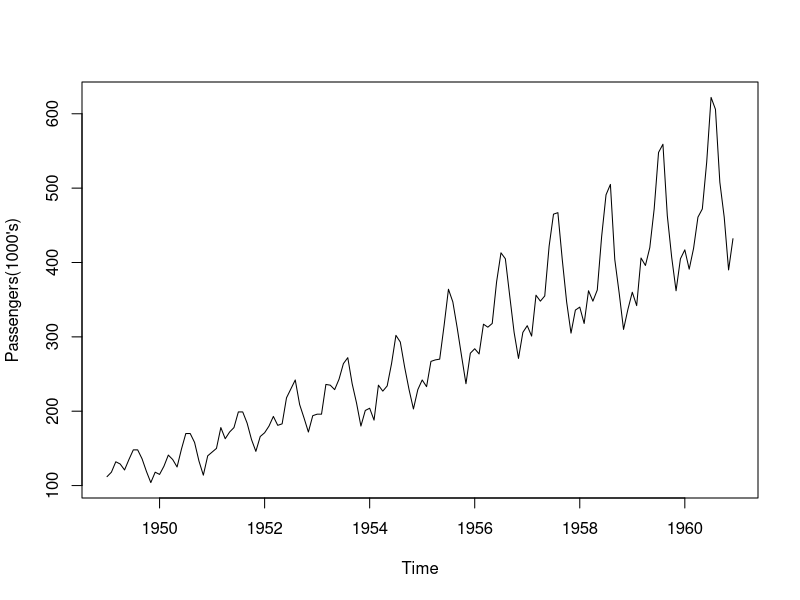
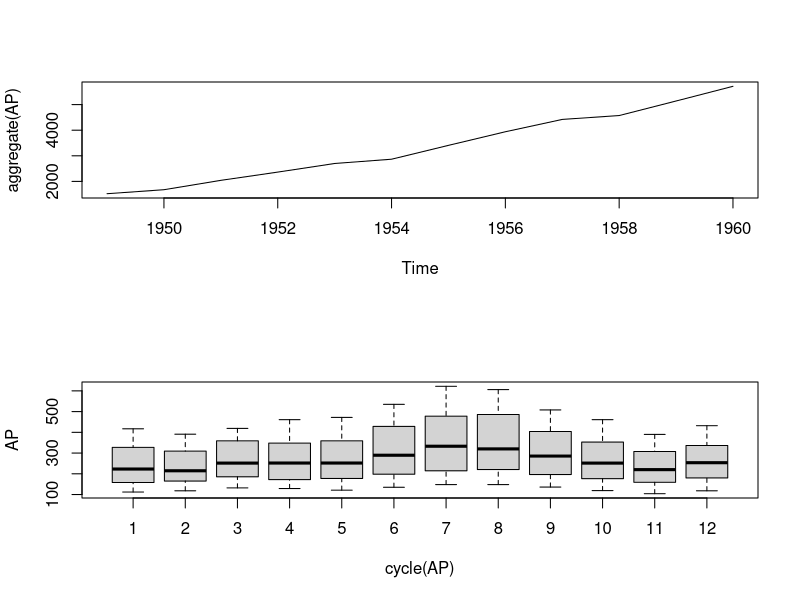

The R script that drew these images, in order: (Note: this script raises an error after producing the figures.)
## ---- chunk 1
knitr::opts_chunk$set(echo = TRUE)
## ---- chunk 2
#Example 1: US air passenger
data("AirPassengers")
AP = AirPassengers
AP
## ---- chunk 3
class(AP)
start(AP)
end(AP)
frequency(AP)
summary(AP)
## ---- chunk 4
#plot the data
plot(AP,ylab = "Passengers(1000's)")
## ---- chunk 5
layout(1:2)
plot(aggregate(AP))
boxplot(AP~cycle(AP))
## ---- chunk 6
#example 2: unemployment: Maine
Maine
class(Maine)
Maine.months.ts = ts(Maine,start = c(1996,1),frequency = 12)
Maine.months.ts
class(Maine.months.ts)
Maine.annual.ts = aggregate(Maine.months.ts)/12
layout(1:2)
plot(Maine.months.ts, ylab= "unemployed(%)")
plot(Maine.annual.ts, ylab="unemployed(%)")
## ---- chunk 7
#extract the time series
Maine.Feb = window(Maine.months.ts,start = c(1996,2),freq = TRUE)
Maine.Aug = window(Maine.months.ts, start = c(1996,8),freq = TRUE)
Feb.ratio = mean(Maine.Feb)/mean(Maine.months.ts)
Aug.ratio = mean(Maine.Aug)/mean(Maine.months.ts)
Feb.ratio
Aug.ratio
## ---- chunk 8
# Example 3: Electricity, beer and chocolate data
View(cbe)
cbe[1:4,]
class(cbe)
## ---- chunk 9
#create a time series object
Elec.ts = ts(cbe[,3],start = 1958,frequency = 12)
Beer.ts = ts(cbe[,2], start =1958, frequency = 12)
Choc.ts = ts(cbe[,1], start = 1958, frequency = 12)
## ---- chunk 10
#plot with cbind to plot several series in one figure
plot(cbind(Elec.ts,Beer.ts,Choc.ts))
## ---- chunk 11
# intersection between air passenger and electricity data
Ap.elec = ts.intersect(AP,Elec.ts)
start(Ap.elec)
end(Ap.elec)
Ap.elec[1:3,]
NewAP = Ap.elec[,1]
Elec = Ap.elec[,2]
layout(1:2)
plot(NewAP, ylab = "air passengers/1000's")
plot(Elec, ylab = "electricity/Kwh")

plot(as.vector(NewAP),as.vector(Elec),xlab = "air passengers in 1000's",
     ylab = "electricity production/kwh")
abline(reg = lm(Elec~NewAP))

## ---- chunk 12
cor(NewAP,Elec)
